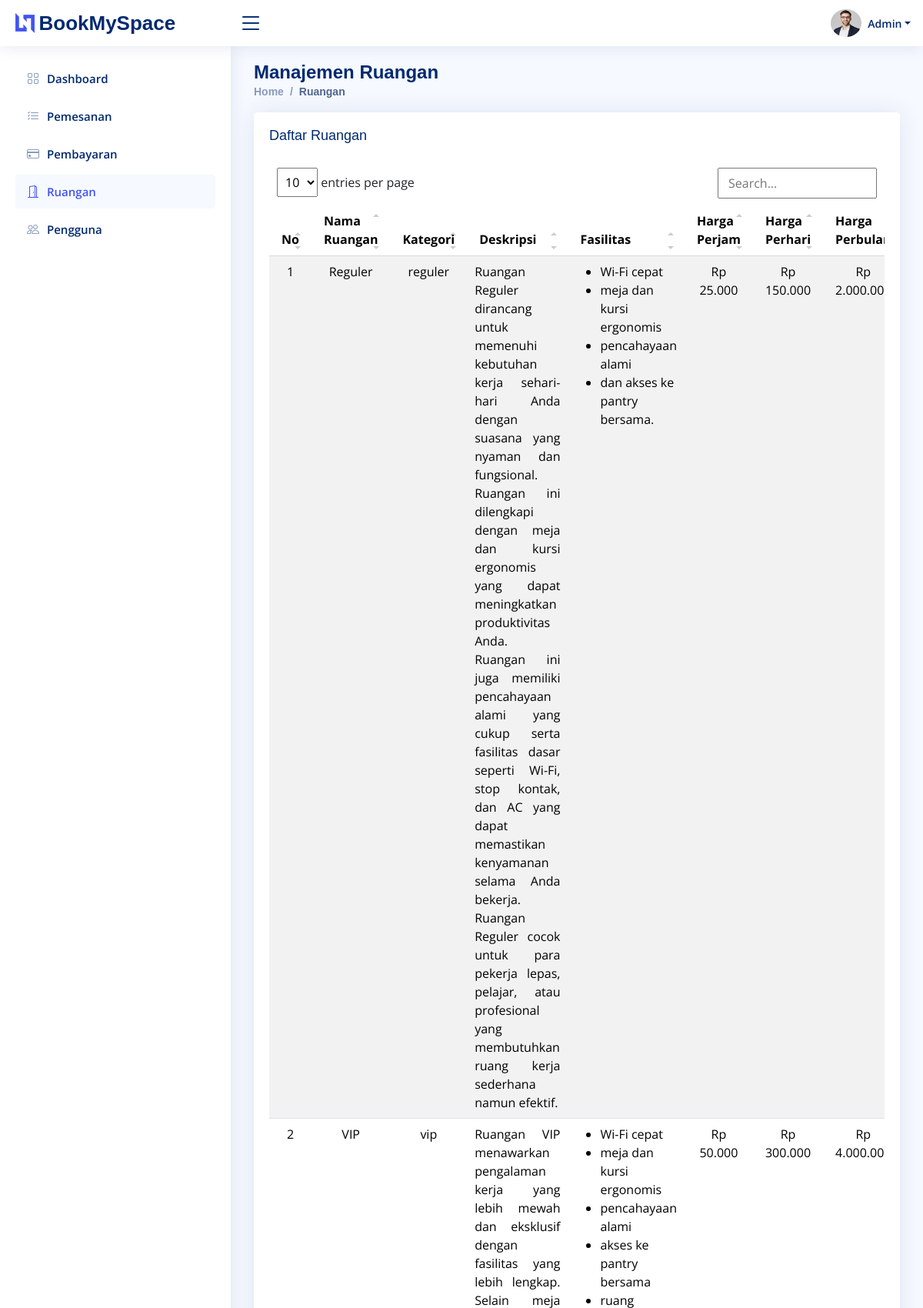
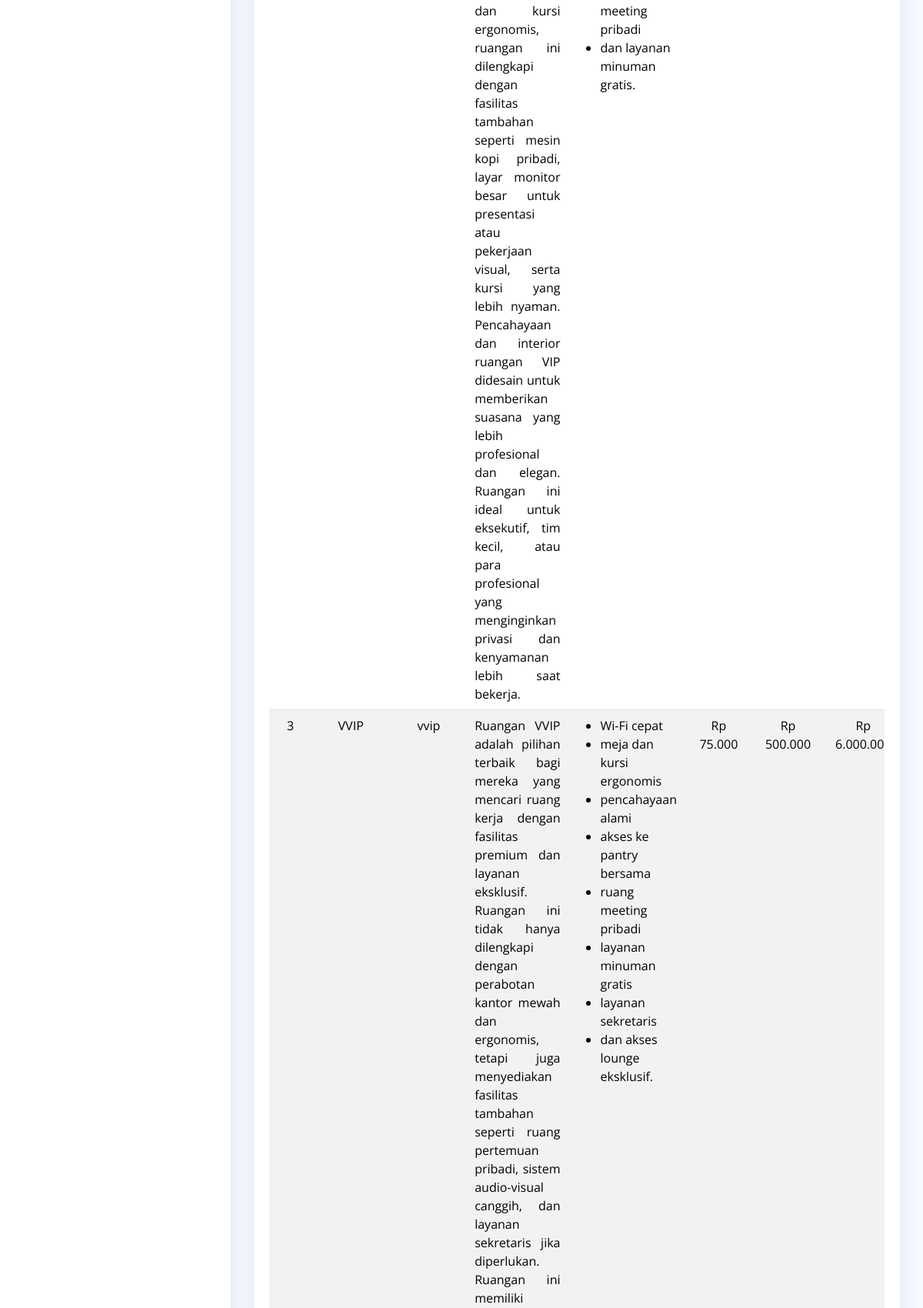
The page /admin/rooms.php (signed in, upper part) on the database its author committed (2 pictures, top to bottom).
### tables this page shows
CREATE TABLE `users` (
  `user_id` int(11) NOT NULL,
  `name` varchar(255) NOT NULL,
  `username` varchar(255) DEFAULT NULL,
  `password` varchar(255) DEFAULT NULL,
  `email` varchar(255) DEFAULT NULL,
  `role` enum('admin','user') DEFAULT NULL,
  `user_image` varchar(255) NOT NULL,
  `created_at` datetime DEFAULT current_timestamp()
);

CREATE TABLE `rooms` (
  `room_id` int(11) NOT NULL,
  `room_name` varchar(255) DEFAULT NULL,
  `category` enum('reguler','vip','vvip') DEFAULT NULL,
  `description` text NOT NULL,
  `facilities` text DEFAULT NULL,
  `base_price_hour` decimal(10,2) DEFAULT NULL,
  `base_price_day` decimal(10,2) DEFAULT NULL,
  `base_price_month` decimal(10,2) DEFAULT NULL,
  `stock` int(11) DEFAULT NULL,
  `image` varchar(255) NOT NULL,
  `created_at` datetime DEFAULT current_timestamp()
);

### admin/rooms.php (the view, shortened to what this page needs)
<?php
require '../koneksi.php';
$user_id = $_SESSION['user_id'];
$query = "SELECT name, username, user_image FROM users WHERE user_id = ?";
$stmt = $conn->prepare($query);
$stmt->bind_param("i", $user_id);
$stmt->execute();
$result = $stmt->get_result();
$admin = $result->fetch_assoc();
$query = "SELECT * FROM rooms";
$result = $conn->query($query);
?>
<!DOCTYPE html>
<html lang="en">
<head>
  <link href="assets/vendor/bootstrap/css/bootstrap.min.css" rel="stylesheet">
  <link href="assets/vendor/bootstrap-icons/bootstrap-icons.css" rel="stylesheet">
  <link href="assets/vendor/boxicons/css/boxicons.min.css" rel="stylesheet">
  <link href="assets/vendor/simple-datatables/style.css" rel="stylesheet">
  <link href="assets/css/style.css" rel="stylesheet">
</head>
<body>
  <header id="header" class="header fixed-top d-flex align-items-center">
    <div class="d-flex align-items-center justify-content-between">
      <a href="index.php" class="logo d-flex align-items-center">
        <img src="assets/img/logo.png" alt="">
        <span class="d-none d-lg-block">BookMySpace</span>
      </a>
      <i class="bi bi-list toggle-sidebar-btn"></i>
    </div>
    <nav class="header-nav ms-auto">
      <ul class="d-flex align-items-center">
        <li class="nav-item dropdown pe-3">
          <a class="nav-link nav-profile d-flex align-items-center pe-0" href="#" data-bs-toggle="dropdown">
            <img src="assets/img/profile-img.jpg" alt="Profile" class="rounded-circle profile-img">
            <span class="d-none d-md-block dropdown-toggle ps-2"><?php echo $admin['name']; ?></span>
          </a>
        </li>
      </ul>
    </nav>
  </header>
  <aside id="sidebar" class="sidebar">
    <ul class="sidebar-nav" id="sidebar-nav">
      <li class="nav-item">
        <a class="nav-link collapsed" href="index.php">
          <i class="bi bi-grid"></i>
          <span>Dashboard</span>
        </a>
      </li>
      <li class="nav-item">
        <a class="nav-link collapsed" href="pemesanan.php">
          <i class="bi bi-list-check"></i>
          <span>Pemesanan</span>
        </a>
      </li>
      <li class="nav-item">
        <a class="nav-link collapsed" href="pembayaran.php">
          <i class="bi bi-credit-card"></i>
          <span>Pembayaran</span>
        </a>
      </li>
      <li class="nav-item">
      <a class="nav-link" href="rooms.php">
        <i class="bi bi-door-open"></i>
        <span>Ruangan</span>
      </a>
    </li>
      <li class="nav-item">
        <a class="nav-link collapsed" href="users.php">
          <i class="bi bi-people"></i>
          <span>Pengguna</span>
        </a>
      </li>
    </ul>
  </aside>
  <main id="main" class="main">
    <div class="pagetitle">
      <h1>Manajemen Ruangan</h1>
      <nav>
        <ol class="breadcrumb">
          <li class="breadcrumb-item"><a href="index.php">Home</a></li>
          <li class="breadcrumb-item active">Ruangan</li>
        </ol>
      </nav>
    </div>
    <section class="section dashboard">
      <div class="row">
        <div class="col-lg-12">
          <div class="card">
            <div class="card-body">
              <h5 class="card-title">Daftar Ruangan</h5>
              <div class="table-responsive">
              <table id="roomsTable" class="table table-striped">
                <thead>
                  <tr>
                    <th class="center-text">No</th>
                    <th class="center-text">Nama Ruangan</th>
                    <th class="center-text">Kategori</th>
                    <th class="center-text">Deskripsi</th>
                    <th class="center-text">Fasilitas</th>
                    <th class="center-text">Harga Perjam</th>
                    <th class="center-text">Harga Perhari</th>
                    <th class="center-text">Harga Perbulan</th>
                  </tr>
                </thead>
                <tbody>
                  <?php
                  $no = 1;
                  while ($row = $result->fetch_assoc()) {
                    $facilitiesList = '<ul>';
                    $facilitiesArray = explode(',', $row['facilities']);
                    foreach ($facilitiesArray as $facility) {
                      $facilitiesList .= "<li>{$facility}</li>";
                    }
                    $facilitiesList .= '</ul>';
                    $formattedBasePriceHour = 'Rp ' . number_format($row['base_price_hour'], 0, ',', '.');
                    $formattedBasePriceDay = 'Rp ' . number_format($row['base_price_day'], 0, ',', '.');
                    $formattedBasePriceMonth = 'Rp ' . number_format($row['base_price_month'], 0, ',', '.');
                    echo "<tr>";
                    echo "<td class='center-text'>{$no}</td>";
                    echo "<td class='center-text'>{$row['room_name']}</td>";
                    echo "<td class='center-text'>{$row['category']}</td>";
                    echo "<td class='description-text'>{$row['description']}</td>";
                    echo "<td>{$facilitiesList}</td>";
                    echo "<td class='center-text'>{$formattedBasePriceHour}</td>";
                    echo "<td class='center-text'>{$formattedBasePriceDay}</td>";
                    echo "<td class='center-text'>{$formattedBasePriceMonth}</td>";
                    echo "</tr>";
                    $no++;
                  }
                  ?>
                </tbody>
              </table>
              </div>
            </div>
          </div>
        </div>
      </div>
    </section>
  </main>
</body>
</html>

### admin/assets/css/style.css (style rules this page uses)
:root { scroll-behavior: smooth; }
body { font-family: "Open Sans", sans-serif; background: #f6f9ff; color: #444444; }
a { color: #4154f1; text-decoration: none; }
h1, h2, h3, h4, h5, h6 { font-family: "Nunito", sans-serif; }
#main { margin-top: 60px; padding: 20px 30px; transition: all 0.3s; }
.pagetitle { margin-bottom: 10px; }
.pagetitle h1 { font-size: 24px; margin-bottom: 0; font-weight: 600; color: #012970; }
.card { margin-bottom: 30px; border: none; border-radius: 5px; box-shadow: 0px 0 30px rgba(1, 41, 112, 0.1); }
.card-title { padding: 20px 0 15px 0; font-size: 18px; font-weight: 500; color: #012970; font-family: "Poppins", sans-serif; }
.card-body { padding: 0 20px 20px 20px; }
.breadcrumb { font-size: 14px; font-family: "Nunito", sans-serif; color: #899bbd; font-weight: 600; }
.breadcrumb a { color: #899bbd; transition: 0.3s; }
.breadcrumb .breadcrumb-item::before { color: #899bbd; }
.breadcrumb .active { color: #51678f; font-weight: 600; }
.logo { line-height: 1; }
@media (min-width: 1200px) { .logo { width: 280px; } }
.logo img { max-height: 26px; margin-right: 6px; }
.logo span { font-size: 26px; font-weight: 700; color: #012970; font-family: "Nunito", sans-serif; }
.header { transition: all 0.5s; z-index: 997; height: 60px; box-shadow: 0px 2px 20px rgba(1, 41, 112, 0.1); background-color: #fff; padding-left: 20px; }
.header .toggle-sidebar-btn { font-size: 32px; padding-left: 10px; cursor: pointer; color: #012970; }
.header-nav ul { list-style: none; }
.header-nav>ul { margin: 0; padding: 0; }
.header-nav .nav-profile { color: #012970; }
.header-nav .nav-profile img { max-height: 36px; }
.header-nav .nav-profile span { font-size: 14px; font-weight: 600; }
.sidebar { position: fixed; top: 60px; left: 0; bottom: 0; width: 300px; z-index: 996; transition: all 0.3s; padding: 20px; overflow-y: auto; scrollbar-width: thin; scrollbar-color: #aab7cf transparent; box-shadow: 0px 0px 20px rgba(1, 41, 112, 0.1); background-color: #fff; }
@media (min-width: 1200px) { #main, #footer { margin-left: 300px; } }
.sidebar-nav { padding: 0; margin: 0; list-style: none; }
.sidebar-nav li { padding: 0; margin: 0; list-style: none; }
.sidebar-nav .nav-item { margin-bottom: 5px; }
.sidebar-nav .nav-link { display: flex; align-items: center; font-size: 15px; font-weight: 600; color: #4154f1; transition: 0.3; background: #f6f9ff; padding: 10px 15px; border-radius: 4px; }
.sidebar-nav .nav-link i { font-size: 16px; margin-right: 10px; color: #4154f1; }
.sidebar-nav .nav-link.collapsed { color: #012970; background: #fff; }
.sidebar-nav .nav-link.collapsed i { color: #899bbd; }

### admin/rooms.php (style rules this page uses)
.center-text { text-align: center; }
.description-text { text-align: justify; white-space: pre-wrap; }
.profile-img { width: 40px; height: 40px; border-radius: 50%; }
.table-responsive { overflow-x: auto; }

### rows shown on the page
users: name "Admin"
rooms: room_name "Reguler", category "reguler", description "Ruangan Reguler dirancang untuk memenuhi kebutuhan kerja sehari-hari Anda dengan suasana yang nyaman dan fungsional. Ruangan ini dilengkapi dengan meja dan kursi ergonomis yang dapat meningkatkan produktivitas Anda. Ruangan ini juga memiliki pencahayaan alami yang cukup serta fasilitas dasar seperti Wi-Fi, stop kontak, dan AC yang dapat memastikan kenyamanan selama Anda bekerja. Ruangan Reguler cocok untuk para pekerja lepas, pelajar, atau profesional yang membutuhkan ruang kerja sederhana namun efektif.", facilities "Wi-Fi cepat", facilities "meja dan kursi ergonomis", facilities "pencahayaan alami", facilities "dan akses ke pantry bersama.", base_price_hour "Rp 25.000", base_price_day "Rp 150.000", base_price_month "Rp…"
rooms: room_name "VIP", category "vip", description "Ruangan VIP menawarkan pengalaman kerja yang lebih mewah dan eksklusif dengan fasilitas yang lebih lengkap. Selain meja dan kursi ergonomis, ruangan ini dilengkapi dengan fasilitas tambahan seperti mesin kopi pribadi, layar monitor besar untuk presentasi atau pekerjaan visual, serta kursi yang lebih nyaman. Pencahayaan dan interior ruangan VIP didesain untuk memberikan suasana yang lebih profesional dan elegan. Ruangan ini ideal untuk eksekutif, tim kecil, atau para profesional yang menginginkan privasi dan kenyamanan lebih saat bekerja.", facilities "Wi-Fi cepat", facilities "meja dan kursi ergonomis", facilities "pencahayaan alami", facilities "akses ke pantry bersama", facilities "ruang meeting pribadi", facilities "dan layanan minuman gratis.", base_price_hour "Rp 50.000", base_price_day "Rp 300.000", base_price_month "Rp…"
rooms: room_name "VVIP", category "vvip", facilities "Wi-Fi cepat", facilities "meja dan kursi ergonomis", facilities "pencahayaan alami", facilities "akses ke pantry bersama", facilities "ruang meeting pribadi", facilities "layanan minuman gratis", facilities "layanan sekretaris", facilities "dan akses lounge eksklusif.", base_price_hour "Rp 75.000", base_price_day "Rp 500.000", base_price_month "Rp…"
